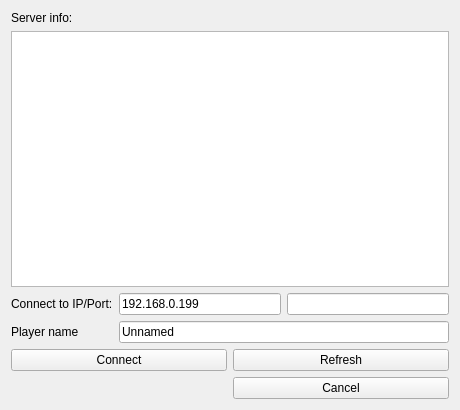
<ui version="4.0">
 <class>JoinMenu</class>
 <widget class="QWidget" name="JoinMenu">
  <property name="geometry">
   <rect>
    <x>0</x>
    <y>0</y>
    <width>460</width>
    <height>410</height>
   </rect>
  </property>
  <property name="windowTitle">
   <string>Join game</string>
  </property>
  <layout class="QGridLayout" name="gridLayout_2">
   <item row="0" column="0" colspan="2">
    <layout class="QGridLayout" name="gridLayout">
     <item row="0" column="0">
      <widget class="QLabel" name="label_2">
       <property name="text">
        <string>Server info:</string>
       </property>
      </widget>
     </item>
     <item row="4" column="1">
      <widget class="QLineEdit" name="serverip">
       <property name="text">
        <string>192.168.0.199</string>
       </property>
       <property name="maxLength">
        <number>32767</number>
       </property>
      </widget>
     </item>
     <item row="4" column="0">
      <widget class="QLabel" name="connectToIpLabel">
       <property name="text">
        <string>Connect to IP/Port:</string>
       </property>
      </widget>
     </item>
     <item row="5" column="1" colspan="2">
      <widget class="QLineEdit" name="nickNameLineEdit">
       <property name="text">
        <string>Unnamed</string>
       </property>
      </widget>
     </item>
     <item row="5" column="0">
      <widget class="QLabel" name="nickNameLabel">
       <property name="text">
        <string>Player name</string>
       </property>
      </widget>
     </item>
     <item row="1" column="0" colspan="3">
      <widget class="QListWidget" name="serverListWidget"/>
     </item>
     <item row="4" column="2">
      <widget class="QLineEdit" name="portLineEdit"/>
     </item>
    </layout>
   </item>
   <item row="3" column="0">
    <widget class="QPushButton" name="joinOk">
     <property name="text">
      <string>Connect</string>
     </property>
    </widget>
   </item>
   <item row="3" column="1">
    <widget class="QPushButton" name="refreshButton">
     <property name="text">
      <string>Refresh</string>
     </property>
    </widget>
   </item>
   <item row="4" column="1">
    <widget class="QPushButton" name="joinCancel">
     <property name="text">
      <string>Cancel</string>
     </property>
    </widget>
   </item>
  </layout>
 </widget>
 <tabstops>
  <tabstop>serverListWidget</tabstop>
  <tabstop>serverip</tabstop>
  <tabstop>joinOk</tabstop>
  <tabstop>refreshButton</tabstop>
  <tabstop>joinCancel</tabstop>
 </tabstops>
 <resources/>
 <connections>
  <connection>
   <sender>joinCancel</sender>
   <signal>clicked()</signal>
   <receiver>JoinMenu</receiver>
   <slot>close()</slot>
   <hints>
    <hint type="sourcelabel">
     <x>279</x>
     <y>213</y>
    </hint>
    <hint type="destinationlabel">
     <x>199</x>
     <y>149</y>
    </hint>
   </hints>
  </connection>
 </connections>
</ui>
